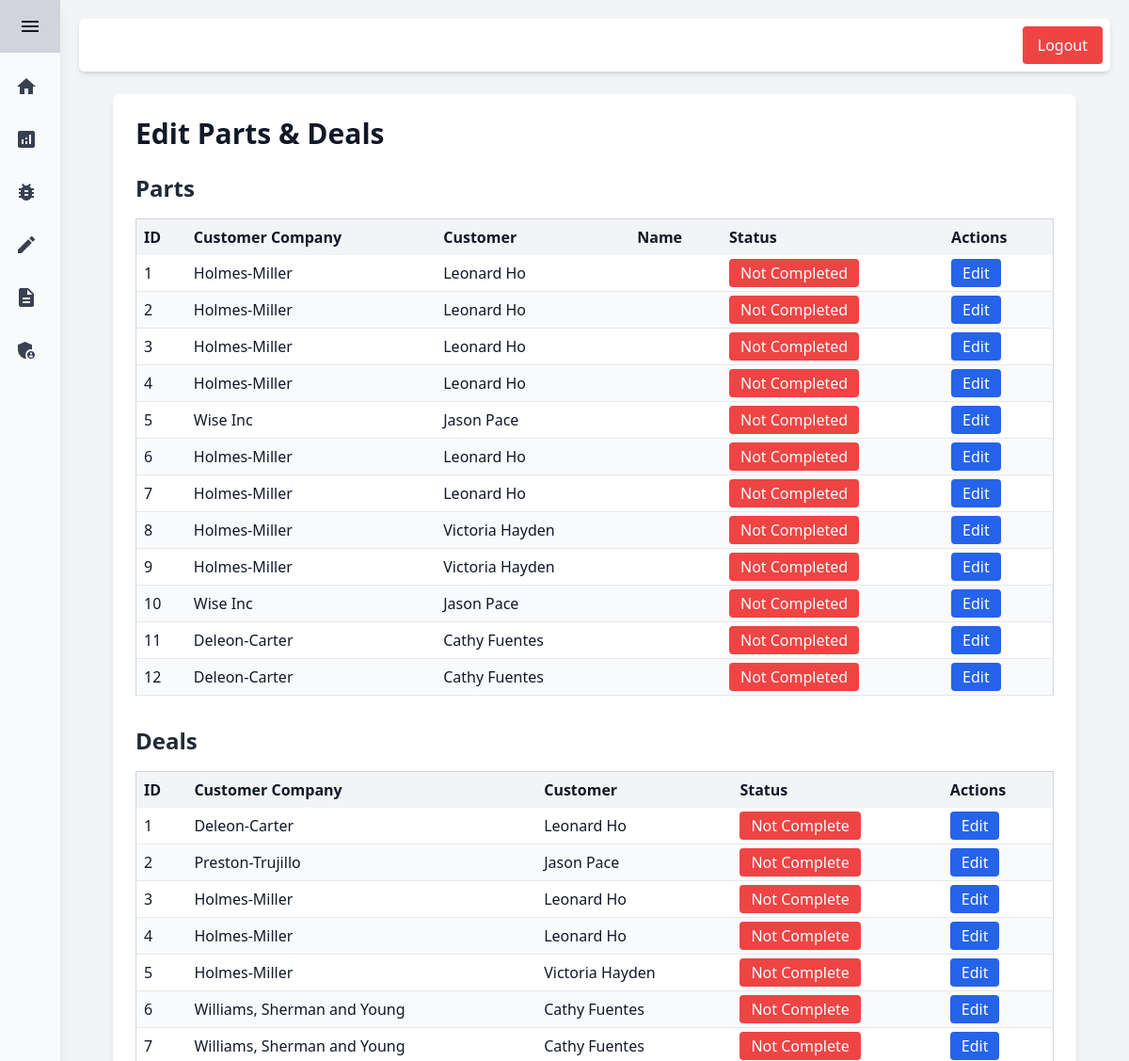
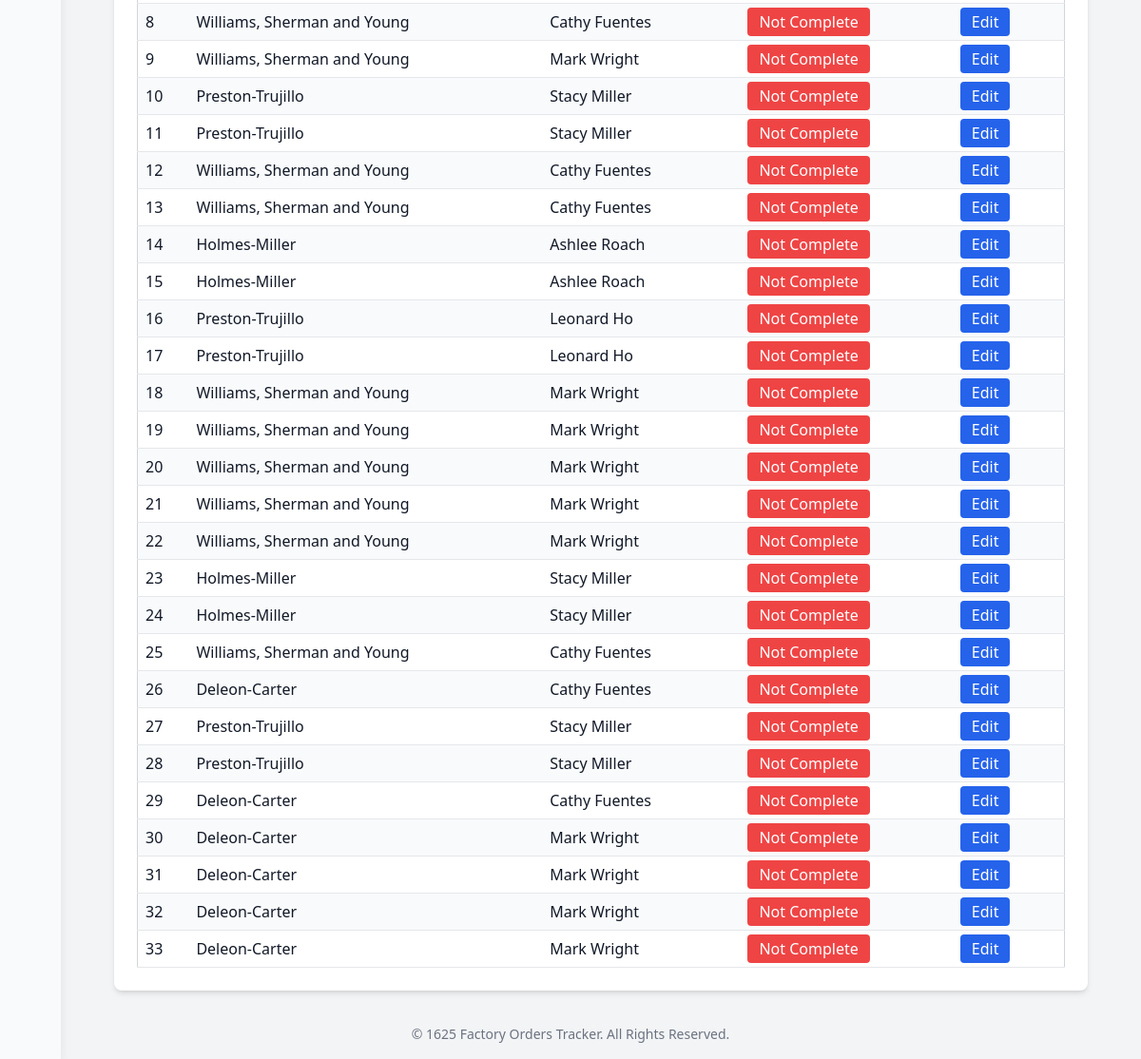
The app's page /edit/ (signed in) with its own data (2 pictures, top to bottom).
### Tracker/models.py (models this page shows, shortened)
class Parts(models.Model):
    class Status(models.TextChoices):
        PENDING = 'PENDING', "Pending"
        IN_PROGRESS = 'IN_PROGRESS', "In progress"
        COMPLETED = 'COMPLETED', "Completed"
        ON_HOLD = 'ON_HOLD', "On hold"
        CANCELLED = 'CANCELLED', "Cancelled"
    glovia_id = models.CharField(max_length=50)
    part_type = models.ForeignKey(PartTypes, on_delete=models.SET_NULL, null=True)
    step = models.ForeignKey(Steps, on_delete=models.SET_NULL, null=True)
    customer = models.ForeignKey(User, on_delete=models.SET_NULL, null=True, related_name='customer')
    deal = models.ForeignKey(Deals, on_delete=models.CASCADE)
    estimated_completion = models.DateField(null=True)
    status = models.CharField(max_length=50, choices=Status.choices, default=Status.PENDING)
    archived = models.BooleanField(default=False)

class User(AbstractUser):
    date_joined = models.DateTimeField(default=timezone.now)
    parent_company = models.ForeignKey(Companies, on_delete=models.SET_NULL, null=True, blank=True, default=None)

class Companies(models.Model):
    name = models.CharField(max_length=50)
    description = models.TextField()
    hubspot_api_id = models.CharField(max_length=50)

class Deals(models.Model):
    class Status(models.TextChoices):
        PENDING = 'PENDING', "Pending"
        IN_PROGRESS = 'IN_PROGRESS', "In progress"
        COMPLETED = 'COMPLETED', "Completed"
        ON_HOLD = 'ON_HOLD', "On hold"
        CANCELLED = 'CANCELLED', "Cancelled"
    name = models.CharField(max_length=50)
    customer = models.ForeignKey(User, on_delete=models.SET_NULL, null=True)
    company = models.ForeignKey(Companies, on_delete=models.SET_NULL, null=True)
    estimated_completion = models.DateField(null=True, blank=True, auto_now_add=False)
    status = models.CharField(max_length=50, choices=Status.choices, default=Status.PENDING)
    hubspot_api_id = models.CharField(max_length=50, blank=True)
    current_hubspot_gate = models.CharField(max_length=50, blank=True)
    archived = models.BooleanField(default=False)

### Tracker/views.py (the view)
# urls.py: path('edit/', views.edit, name='edit'),
@staff_member_required
def edit(request):
    context = {}
    parts = get_list_or_404(Parts)
    for part in parts:
        deal = get_object_or_404(Deals, id=part.deal_id)
        part.customer = deal.customer
    deals = get_list_or_404(Deals)
    context.update({'parts': parts})
    context.update({'deals': deals})
    return render(request, 'tracker/edit.html', context=context)

### templates/tracker/edit.html
{% extends 'base.html' %}
{% block content %}
<div class="container mx-auto p-6 bg-white shadow-md rounded-lg">
    <h1 class="text-3xl font-bold text-gray-900 mb-6">Edit Parts & Deals</h1>
    <h2 class="text-2xl font-semibold text-gray-800 mb-4">Parts</h2>
    <div class="overflow-x-auto">
        <table class="min-w-full border border-gray-300">
            <thead>
                <tr class="bg-gray-100 text-left">
                    <th class="p-2">ID</th>
                    <th class="p-2">Customer Company</th>
                    <th class="p-2">Customer</th>
                    <th class="p-2">Name</th>
                    <th class="p-2">Status</th>
                    <th class="p-2">Actions</th>
                </tr>
            </thead>
            <tbody>
                {% for part in parts %}
                <tr class="border-b even:bg-gray-50 odd:bg-white hover:bg-gray-100">
                    <td class="p-2">{{ part.id }}</td>
                    <td class="p-2">{{ part.customer.parent_company.name }}</td>
                    <td class="p-2">{{ part.customer.first_name }} {{ part.customer.last_name }}</td>
                    <td class="p-2">{{ part.name }}</td>
                    <td class="p-2">
                        <span class="px-3 py-1 rounded text-white
                            {% if part.is_complete %} bg-green-500
                            {% else %} bg-red-500 {% endif %}">
                            {% if part.is_complete %} Completed {% else %} Not Completed {% endif %}
                        </span>
                    </td>
                    <td class="p-2">
                        <a href="{% url 'edit_part' part.id %}" class="bg-blue-600 hover:bg-blue-700 text-white py-1 px-3 rounded">
                            Edit
                        </a>
                    </td>
                </tr>
                {% endfor %}
            </tbody>
        </table>
    </div>
    <h2 class="text-2xl font-semibold text-gray-800 mt-8 mb-4">Deals</h2>
    <div class="overflow-x-auto">
        <table class="min-w-full border border-gray-300">
            <thead>
                <tr class="bg-gray-100 text-left">
                    <th class="p-2">ID</th>
                    <th class="p-2">Customer Company</th>
                    <th class="p-2">Customer</th>
                    <th class="p-2">Status</th>
                    <th class="p-2">Actions</th>
                </tr>
            </thead>
            <tbody>
                {% for deal in deals %}
                <tr class="border-b even:bg-gray-50 odd:bg-white hover:bg-gray-100">
                    <td class="p-2">{{ deal.id }}</td>
                    <td class="p-2">{{ deal.company.name }}</td>
                    <td class="p-2">{{ deal.customer.first_name }} {{ deal.customer.last_name }}</td>
                    <td class="p-2">
                        <span class="px-3 py-1 rounded text-white
                            {% if deal.is_complete %} bg-green-500
                            {% else %} bg-red-500 {% endif %}">
                            {% if deal.is_complete %} Complete {% else %} Not Complete {% endif %}
                        </span>
                    </td>
                    <td class="p-2">
                        <a href="{% url 'edit_deal' deal.id %}" class="bg-blue-600 hover:bg-blue-700 text-white py-1 px-3 rounded">
                            Edit
                        </a>
                    </td>
                </tr>
                {% endfor %}
            </tbody>
        </table>
    </div>
</div>
{% endblock %}

### records on screen
Parts: id "1", customer.parent_company.name "Holmes-Miller", customer.first_name "Leonard", customer.last_name "Ho"
Parts: id "2", customer.parent_company.name "Holmes-Miller", customer.first_name "Leonard", customer.last_name "Ho"
Parts: id "3", customer.parent_company.name "Holmes-Miller", customer.first_name "Leonard", customer.last_name "Ho"
Parts: id "4", customer.parent_company.name "Holmes-Miller", customer.first_name "Leonard", customer.last_name "Ho"
Parts: id "5", customer.parent_company.name "Wise Inc", customer.first_name "Jason", customer.last_name "Pace"
Parts: id "6", customer.parent_company.name "Holmes-Miller", customer.first_name "Leonard", customer.last_name "Ho"
Parts: id "7", customer.parent_company.name "Holmes-Miller", customer.first_name "Leonard", customer.last_name "Ho"
Parts: id "8", customer.parent_company.name "Holmes-Miller", customer.first_name "Victoria", customer.last_name "Hayden"
Parts: id "9", customer.parent_company.name "Holmes-Miller", customer.first_name "Victoria", customer.last_name "Hayden"
Parts: id "10", customer.parent_company.name "Wise Inc", customer.first_name "Jason", customer.last_name "Pace"
Parts: id "11", customer.parent_company.name "Deleon-Carter", customer.first_name "Cathy", customer.last_name "Fuentes"
Parts: id "12", customer.parent_company.name "Deleon-Carter", customer.first_name "Cathy", customer.last_name "Fuentes"
Deals: id "1", company.name "Deleon-Carter", customer.first_name "Leonard", customer.last_name "Ho"
Deals: id "2", company.name "Preston-Trujillo", customer.first_name "Jason", customer.last_name "Pace"
Deals: id "3", company.name "Holmes-Miller", customer.first_name "Leonard", customer.last_name "Ho"
Deals: id "4", company.name "Holmes-Miller", customer.first_name "Leonard", customer.last_name "Ho"
Deals: id "5", company.name "Holmes-Miller", customer.first_name "Victoria", customer.last_name "Hayden"
Deals: id "6", company.name "Williams, Sherman and Young", customer.first_name "Cathy", customer.last_name "Fuentes"
Deals: id "7", company.name "Williams, Sherman and Young", customer.first_name "Cathy", customer.last_name "Fuentes"
Deals: id "8", company.name "Williams, Sherman and Young", customer.first_name "Cathy", customer.last_name "Fuentes"
Deals: id "9", company.name "Williams, Sherman and Young", customer.first_name "Mark", customer.last_name "Wright"
Deals: id "10", company.name "Preston-Trujillo", customer.first_name "Stacy", customer.last_name "Miller"
Deals: id "11", company.name "Preston-Trujillo", customer.first_name "Stacy", customer.last_name "Miller"
Deals: id "12", company.name "Williams, Sherman and Young", customer.first_name "Cathy", customer.last_name "Fuentes"
Deals: id "13", company.name "Williams, Sherman and Young", customer.first_name "Cathy", customer.last_name "Fuentes"
Deals: id "14", company.name "Holmes-Miller", customer.first_name "Ashlee", customer.last_name "Roach"
Deals: id "15", company.name "Holmes-Miller", customer.first_name "Ashlee", customer.last_name "Roach"
Deals: id "16", company.name "Preston-Trujillo", customer.first_name "Leonard", customer.last_name "Ho"
Deals: id "17", company.name "Preston-Trujillo", customer.first_name "Leonard", customer.last_name "Ho"
Deals: id "18", company.name "Williams, Sherman and Young", customer.first_name "Mark", customer.last_name "Wright"
Deals: id "19", company.name "Williams, Sherman and Young", customer.first_name "Mark", customer.last_name "Wright"
Deals: id "20", company.name "Williams, Sherman and Young", customer.first_name "Mark", customer.last_name "Wright"
Deals: id "21", company.name "Williams, Sherman and Young", customer.first_name "Mark", customer.last_name "Wright"
Deals: id "22", company.name "Williams, Sherman and Young", customer.first_name "Mark", customer.last_name "Wright"
Deals: id "23", company.name "Holmes-Miller", customer.first_name "Stacy", customer.last_name "Miller"
Deals: id "24", company.name "Holmes-Miller", customer.first_name "Stacy", customer.last_name "Miller"
Deals: id "25", company.name "Williams, Sherman and Young", customer.first_name "Cathy", customer.last_name "Fuentes"
Deals: id "26", company.name "Deleon-Carter", customer.first_name "Cathy", customer.last_name "Fuentes"
Deals: id "27", company.name "Preston-Trujillo", customer.first_name "Stacy", customer.last_name "Miller"
Deals: id "28", company.name "Preston-Trujillo", customer.first_name "Stacy", customer.last_name "Miller"
Deals: id "29", company.name "Deleon-Carter", customer.first_name "Cathy", customer.last_name "Fuentes"
Deals: id "30", company.name "Deleon-Carter", customer.first_name "Mark", customer.last_name "Wright"
Deals: id "31", company.name "Deleon-Carter", customer.first_name "Mark", customer.last_name "Wright"
Deals: id "32", company.name "Deleon-Carter", customer.first_name "Mark", customer.last_name "Wright"
Deals: id "33", company.name "Deleon-Carter", customer.first_name "Mark", customer.last_name "Wright"
